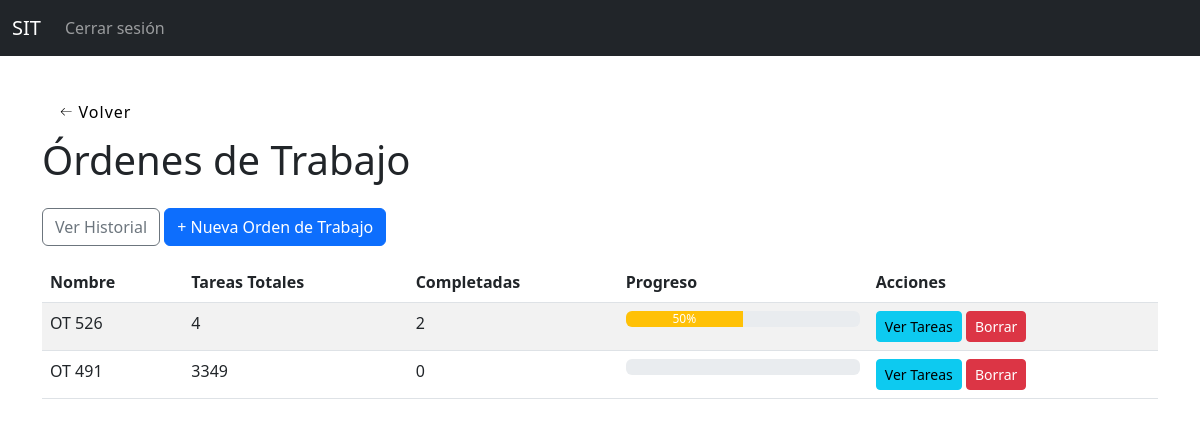
Before: /tareas/ordenes/ (signed in) with the older database file.
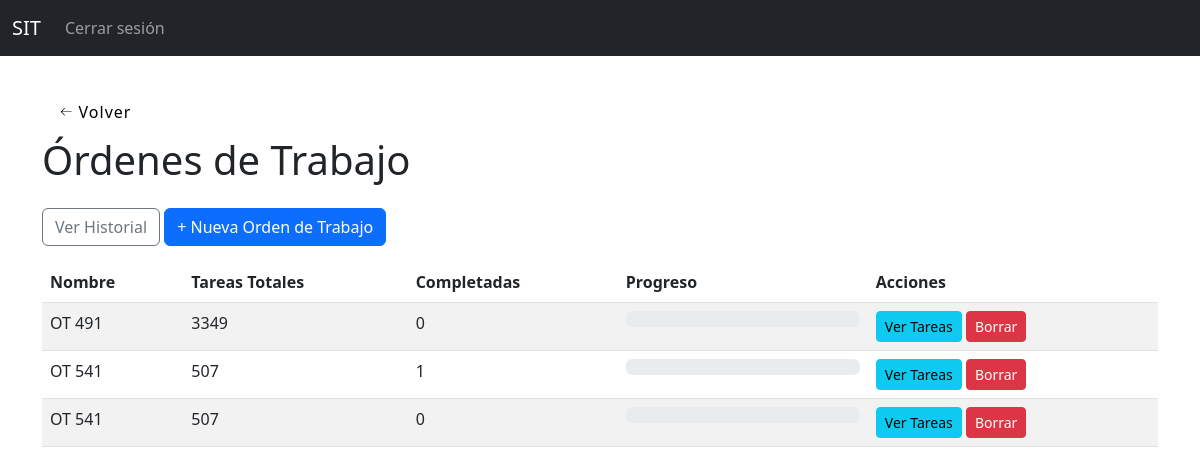
After: the same page with the newer database file.
### tareas_app/models.py (models this page shows, shortened)
class OrdenDeTrabajo(models.Model):
    nombre = models.CharField(max_length=200)
    descripcion = models.TextField(blank=True)
    archivo_excel = models.FileField(upload_to='ordenes_excel/', blank=True, null=True)
    fecha_creacion = models.DateTimeField(auto_now_add=True)
    creada_por = models.ForeignKey(Empleado, null=True, blank=True, on_delete=models.SET_NULL)
    finalizada = models.BooleanField(default=False)
    def save(self, *args, **kwargs):
        super().save(*args, **kwargs)  # Primero guarda en la base de datos
        carpeta_ot = os.path.join(settings.MEDIA_ROOT, 'reportes', self.nombre.replace(' ', '_'))
        os.makedirs(carpeta_ot, exist_ok=True)

### tareas_app/views.py (the view)
# urls.py: path('ordenes/', views.lista_ordenes_trabajo, name='lista_ordenes_trabajo'),
def lista_ordenes_trabajo(request):
    empleado = Empleado.objects.get(usuario=request.user)
    if not puede_ver_avances(empleado):
        return HttpResponseForbidden("No tenés permiso para ver las órdenes de trabajo.")
    if empleado.perfil == 'calidad':
        ordenes = OrdenDeTrabajo.objects.filter(tareas__estado='en_revision').distinct()
    elif empleado.perfil == 'despacho':
        ordenes = OrdenDeTrabajo.objects.filter(tareas__estado='lista_para_despachar').distinct()
    else:
        ordenes = OrdenDeTrabajo.objects.all()
    SECTORES_PROGRESO = [
        'armado', 'control_1', 'soldado', 'control_2',
        'pintado', 'galvanizado', 'despachar'
    ]
    def calcular_progreso_por_sector(sector_actual, estado_actual=None):
        if estado_actual == 'finalizada':
            return 100
        try:
            indice = SECTORES_PROGRESO.index(sector_actual)
            return int((indice + 1) / len(SECTORES_PROGRESO) * 100)
        except ValueError:
            return 0
    ordenes_con_info = []
    for orden in ordenes:
        tareas = Tarea.objects.filter(orden=orden)
        total = tareas.count()
        completadas = tareas.filter(estado='finalizada').count()
        if total > 0:
            progreso = sum([calcular_progreso_por_sector(t.sector, t.estado) for t in tareas]) // total
        else:
            progreso = 0
        if progreso == 100:
            if not orden.finalizada:
                orden.finalizada = True
                orden.save()
        else:
            if orden.finalizada:
                orden.finalizada = False
                orden.save()
            ordenes_con_info.append({
                'orden': orden,
                'total': total,
                'completadas': completadas,
                'progreso': progreso
            })
    return render(request, 'tareas/lista_ordenes_trabajo.html', {
        'ordenes': ordenes_con_info,
        'perfil_usuario': empleado.perfil
    })

### tareas_app/views.py (called while the page is built)
def puede_ver_avances(empleado):
    return empleado.perfil in ['administrador', 'ppc', 'produccion', 'calidad', 'despacho', 'ingenieria', 'rrhh']

### templates/tareas/lista_ordenes_trabajo.html (shortened to what this page needs)
{% extends 'base.html' %}
{% block content %}
<button class="back-button" onclick="history.back()">
  <span>Volver</span>
</button>
<h1 class="mb-4">Órdenes de Trabajo</h1>
<a href="{% url 'historial_ordenes_trabajo' %}" class="btn btn-outline-secondary mb-3">Ver Historial</a>
{% if perfil_usuario == 'administrador' or perfil_usuario == 'ingenieria' %}
<a href="{% url 'crear_orden_trabajo' %}" class="btn btn-primary mb-3">+ Nueva Orden de Trabajo</a>
{% endif %}
<table class="table table-striped">
    <thead>
        <tr>
            <th>Nombre</th>
            <th>Tareas Totales</th>
            <th>Completadas</th>
            <th>Progreso</th>
            <th>Acciones</th>
        </tr>
    </thead>
    <tbody>
        {% for item in ordenes %}
        <tr>
            <td>{{ item.orden.nombre }}</td>
            <td>{{ item.total }}</td>
            <td>{{ item.completadas }}</td>
            <td style="width: 250px;">
                <div class="progress">
                    <div class="progress-bar
                        {% if item.progreso < 50 %} bg-danger
                        {% elif item.progreso < 100 %} bg-warning
                        {% else %} bg-success
                        {% endif %}"
                        role="progressbar"
                        style="width: {{ item.progreso }}%;"
                        aria-valuenow="{{ item.progreso }}"
                        aria-valuemin="0"
                        aria-valuemax="100">
                        {{ item.progreso }}%
                    </div>
                </div>
            </td>
            <td>
                <a href="{% url 'detalle_orden_trabajo' item.orden.id %}" class="btn btn-sm btn-info">Ver Tareas</a>
                {% if perfil_usuario == 'administrador' or perfil_usuario == 'ingenieria' %}
                <a href="{% url 'borrar_orden_trabajo' item.orden.id %}" class="btn btn-sm btn-danger">Borrar</a>
                {% endif %}
            </td>
        </tr>
        {% empty %}
        <tr>
            <td colspan="5">No hay órdenes de trabajo.</td>
        </tr>
        {% endfor %}
    </tbody>
</table>
{% endblock %}

### templates/base.html (shortened to what this page needs)
<!DOCTYPE html>
<html lang="es">
<head>
    <link href="https://cdn.jsdelivr.net/npm/bootstrap@5.3.0/dist/css/bootstrap.min.css" rel="stylesheet">
    <link rel="stylesheet" href="https://cdnjs.cloudflare.com/ajax/libs/font-awesome/6.4.0/css/all.min.css">
</head>
<body>
    <nav class="navbar navbar-expand-lg navbar-dark bg-dark mb-4">
        <div class="container-fluid">
            <a class="navbar-brand" href="{% url 'inicio' %}">SIT</a>
            <div class="collapse navbar-collapse" id="navbarContent">
                <ul class="navbar-nav me-auto">
                    {% if user.is_authenticated %}
                        <li class="nav-item"><a class="nav-link" href="{% url 'cerrar' %}">Cerrar sesión</a></li>
                    {% endif %}
                </ul>
            </div>
        </div>
    </nav>
    <div class="container pt-2">
        {% block content %}{% endblock %}
    </div>
</body>
</html>

### templates/base.html (style rules this page uses)
.back-button { display: flex; height: 3em; width: 100px; align-items: center; justify-content: center; background-color: #eeeeee4b; border-radius: 3px; letter-spacing: 1px; transition: all 0.2s linear; cursor: pointer; border: none; background: #fff; }
button > svg { margin-right: 5px; margin-left: 5px; font-size: 20px; transition: all 0.4s ease-in; }

Changed rows visible on the page:
no longer on this page (row edited): OrdenDeTrabajo: orden.nombre "OT 526", total "4", completadas "2", progreso "50"
added OrdenDeTrabajo: orden.nombre "OT 541", total "507", completadas "1"
added OrdenDeTrabajo: orden.nombre "OT 541", total "507", completadas "0"
